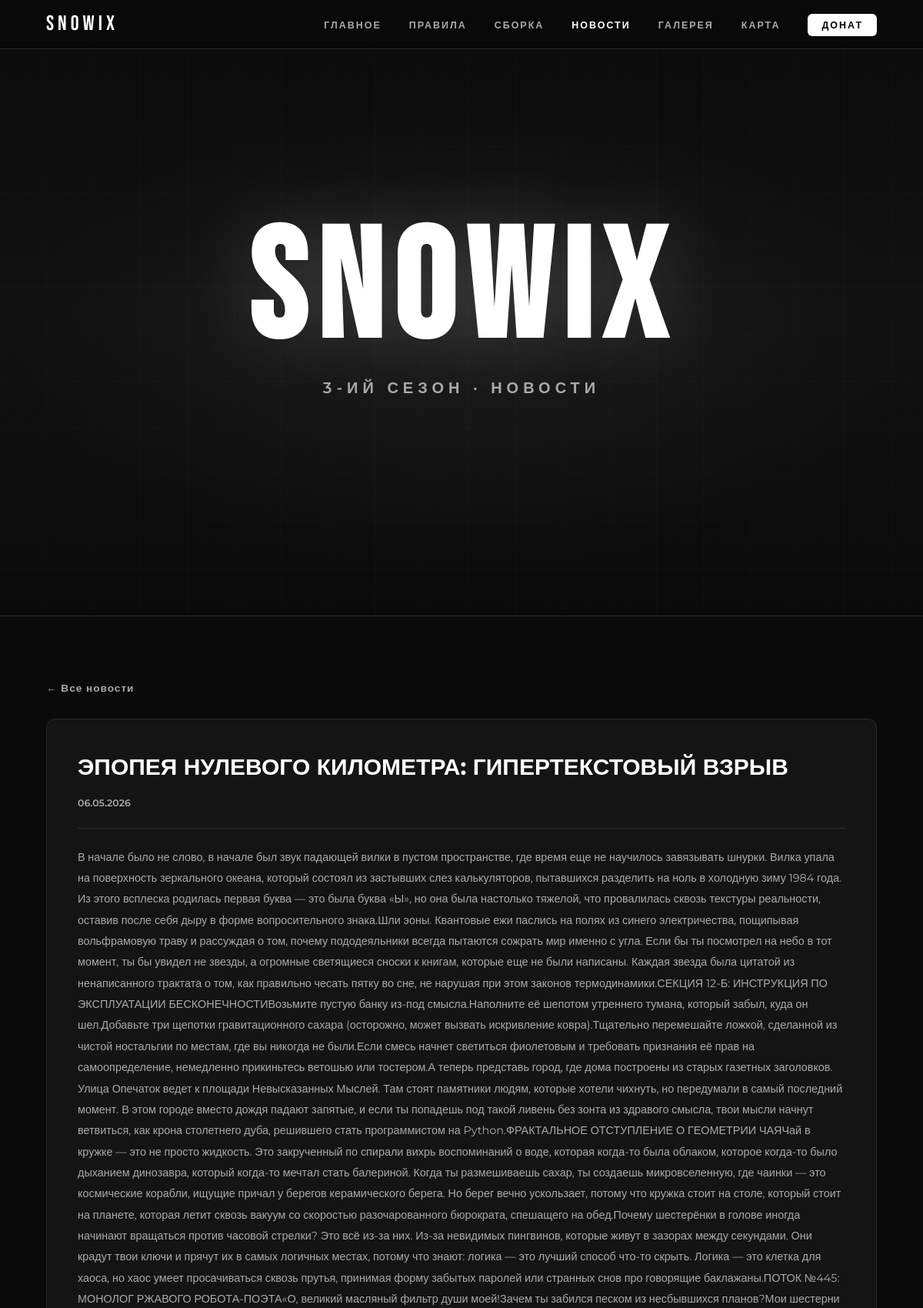
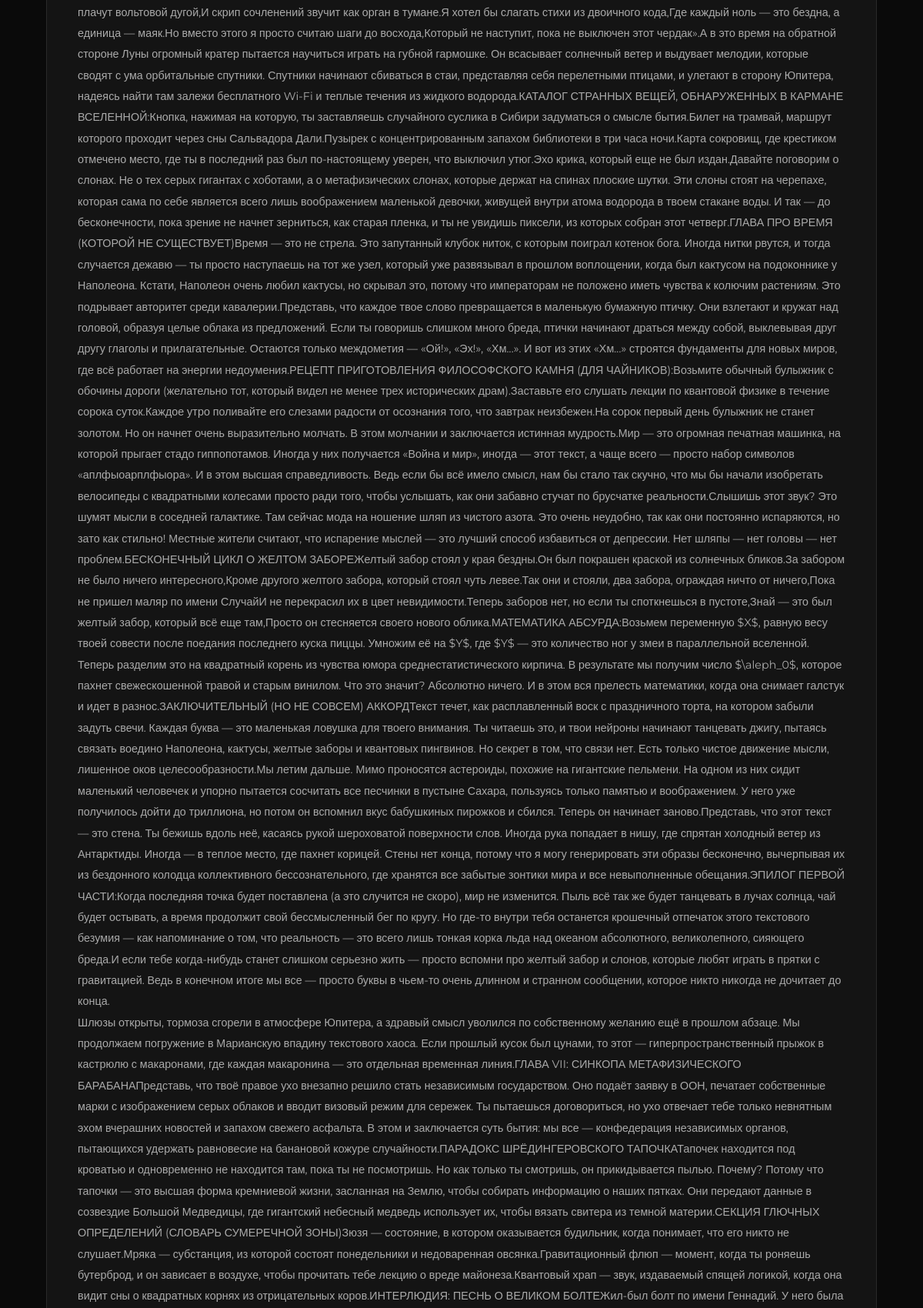
The app's page /novosti/2 (upper part) with its own data (2 pictures, top to bottom).
### app.py (models this page shows)
class News(db.Model):
    id = db.Column(db.Integer, primary_key=True)
    title = db.Column(db.String(200), nullable=False)
    content = db.Column(db.Text, nullable=False)
    created_at = db.Column(db.DateTime, default=datetime.utcnow)
    def formatted_date(self):
        return self.created_at.strftime('%d.%m.%Y')

### app.py (the view)
@app.route('/novosti/<int:news_id>')
def news_detail(news_id):
    item = News.query.get_or_404(news_id)
    return render_template('news_detail.html', page='новости', item=item)

### templates/news_detail.html
{% extends "base.html" %}
{% block content %}
<section class="section">
  <div class="container">
    <a href="{{ url_for('novosti') }}" class="back-link">← Все новости</a>
    <div class="news-full">
      <div class="news-full-header">
        <h1 class="news-full-title">{{ item.title }}</h1>
        <span class="news-date">{{ item.formatted_date() }}</span>
      </div>
      <div class="news-full-body">
        {{ item.content | replace('\n', '<br>') | safe }}
      </div>
    </div>
  </div>
</section>
{% endblock %}

### static/css/style.css (style rules this page uses)
:root { --bg: #0a0a0a; --bg2: #111111; --text: #e8e8e8; --muted: #aaaaaa; --accent: #ffffff; --border: #2a2a2a; --card: #141414; }
*,*::before,*::after { margin:0; padding:0; box-sizing:border-box; }
html { scroll-behavior:smooth; }
body { background: var(--bg); color: var(--text); font-family: 'Montserrat', sans-serif; font-size: 15px; line-height: 1.7; }
.container { max-width: 1300px; margin: 0 auto; padding: 0 60px; }
.section { padding: 80px 0; }
.news-date { font-size:.78rem; color:var(--muted); white-space:nowrap; font-weight:600; }
.back-link { display:inline-block; color:var(--muted); text-decoration:none; font-size:.85rem; font-weight:600; letter-spacing:1px; margin-bottom:28px; transition:color .2s; }
.news-full { background:var(--card); border:1px solid var(--border); border-radius:12px; padding:36px 40px; }
.news-full-header { margin-bottom:24px; border-bottom:1px solid var(--border); padding-bottom:20px; }
.news-full-title { font-size:clamp(1.3rem,2.5vw,2rem); font-weight:700; color:var(--accent); margin-bottom:8px; }
.news-full-body { font-size:clamp(.85rem,1.2vw,.98rem); color:var(--muted); line-height:1.9; }

### records on screen
News: title "ЭПОПЕЯ НУЛЕВОГО КИЛОМЕТРА: ГИПЕРТЕКСТОВЫЙ ВЗРЫВ", formatted_date "06.05.2026", content "В начале было не слово, в начале был звук падающей вилки в пустом пространстве, где время еще не научилось завязывать шнурки. Вилка упала на поверхность зеркального океана, который состоял из застывших слез калькуляторов, пытавшихся разделить на ноль в холодную зиму 1984 года. Из этого всплеска родилась первая буква — это была буква «Ы», но она была настолько тяжелой, что провалилась сквозь текстуры реальности, оставив после себя дыру в форме вопросительного знака.Шли эоны. Квантовые ежи паслись на полях из синего электричества, пощипывая вольфрамовую траву и рассуждая о том, почему пододеяльники всегда пытаются сожрать мир именно с угла. Если бы ты посмотрел на небо в тот момент, ты бы…"

### other values on screen
{{ page }} "НОВОСТИ"
